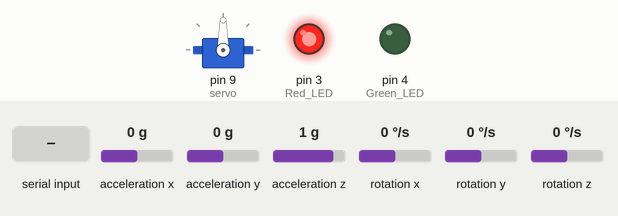
Bench run of a sketch on a simulated Arduino Uno, built with avr-gcc and run on an emulated ATmega328P. On the bench: servo, output pins drawn as LEDs (lit = HIGH). Inputs (shaded band) come from the test bench; at power-on: acceleration x 0 g, acceleration y 0 g, acceleration z 1 g, rotation x 0 °/s, rotation y 0 °/s, rotation z 0 °/s. What the sketch prints to the serial monitor is not drawn.

Above: at 1.2 s.
1.3 s: "A" received over Serial
At 1.8 s:
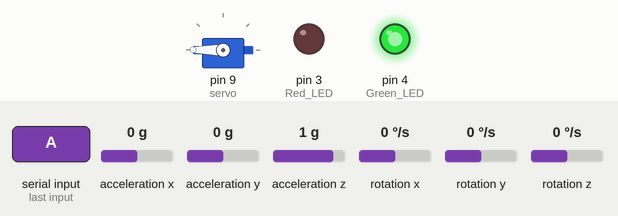
5.8 s: "D" received over Serial
At 6.3 s:
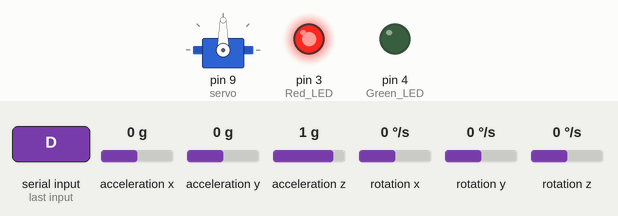
Timing chart, 0 to 8.8 s (numbered marks = the images above; inputs shaded):
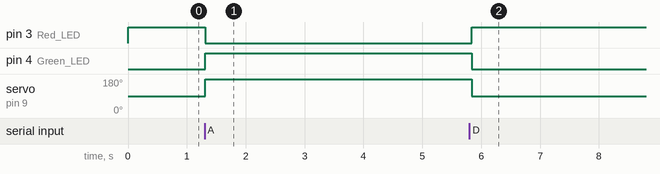

The sketch:

W4_Task2.ino
```cpp
#include <Wire.h>
#include <MPU6050.h>
#include <Servo.h>

MPU6050 mpu;
Servo servo;
int servoPosition = 90;

void setup() {
  servo.attach(9);
  servo.write(servoPosition);

  pinMode(4, OUTPUT);  // Green LED
  pinMode(3, OUTPUT);  // Red LED

  // Start with Red LED ON and Green LED OFF
  digitalWrite(4, LOW);
  digitalWrite(3, HIGH);

  Serial.begin(9600);
  Wire.begin();
  mpu.initialize();
}

void loop() {
  // 1. Check for 'A' (Unlock) or 'D' (Lock) from Python
  if (Serial.available() > 0) {
    char command = Serial.read();
    if (command == 'A') {
      servo.write(180);       // Unlock servo
      digitalWrite(4, HIGH); // Green LED ON
      digitalWrite(3, LOW);  // Red LED OFF
    } else if (command == 'D') {
      servo.write(90);        // Lock servo
      digitalWrite(4, LOW);  // Green LED OFF
      digitalWrite(3, HIGH); // Red LED ON
    }
  }


  int16_t ax, ay, az, gx, gy, gz;
  mpu.getMotion6(&ax, &ay, &az, &gx, &gy, &gz);
  Serial.print(ax); Serial.print(",");
  Serial.print(ay); Serial.print(",");
  Serial.print(az); Serial.print(",");
  Serial.print(gx); Serial.print(",");
  Serial.print(gy); Serial.print(",");
  Serial.println(gz);

  delay(50);
}
```

Measured:
- after the input at 1.3 s, pin 3 (Red_LED): HIGH → LOW at once; pin 4 (Green_LED): LOW → HIGH at once; servo on pin 9 (servo): 90° → 180° at once
- after the input at 5.8 s, pin 3 (Red_LED): LOW → HIGH at once; pin 4 (Green_LED): HIGH → LOW at once; servo on pin 9 (servo): 180° → 90° at once
